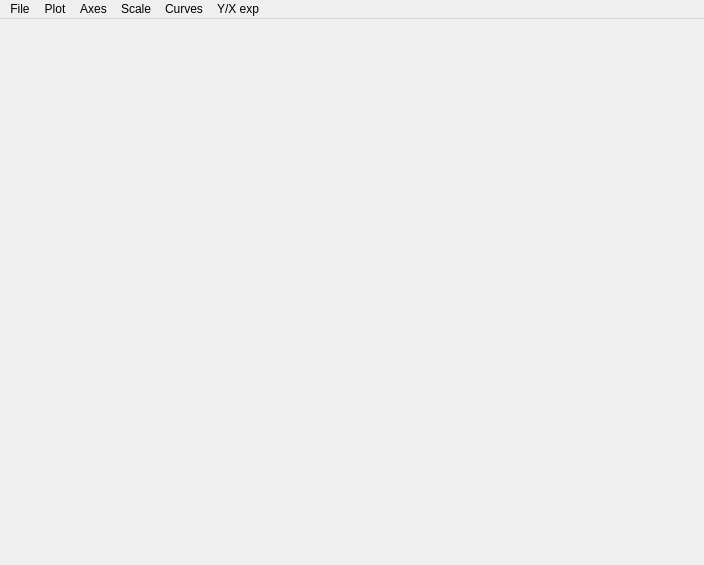
<?xml version="1.0" encoding="UTF-8"?>
<ui version="4.0">
 <class>MainWindow</class>
 <widget class="QMainWindow" name="MainWindow">
  <property name="geometry">
   <rect>
    <x>0</x>
    <y>0</y>
    <width>704</width>
    <height>565</height>
   </rect>
  </property>
  <property name="windowTitle">
   <string>MainWindow</string>
  </property>
  <widget class="QWidget" name="centralwidget">
   <property name="sizePolicy">
    <sizepolicy hsizetype="Expanding" vsizetype="Expanding">
     <horstretch>0</horstretch>
     <verstretch>0</verstretch>
    </sizepolicy>
   </property>
   <layout class="QGridLayout" name="gridLayout_2">
    <item row="0" column="0">
     <layout class="QVBoxLayout" name="verticalLayout">
      <property name="spacing">
       <number>0</number>
      </property>
      <item>
       <widget class="MatplotlibWidget" name="mplwidget" native="true"/>
      </item>
     </layout>
    </item>
   </layout>
  </widget>
  <widget class="QMenuBar" name="menubar">
   <property name="geometry">
    <rect>
     <x>0</x>
     <y>0</y>
     <width>704</width>
     <height>21</height>
    </rect>
   </property>
   <widget class="QMenu" name="menuFile">
    <property name="title">
     <string>File</string>
    </property>
    <addaction name="actionSave_As"/>
    <addaction name="separator"/>
    <addaction name="action_Close"/>
    <addaction name="separator"/>
   </widget>
   <widget class="QMenu" name="menuPlot">
    <property name="title">
     <string>Plot</string>
    </property>
    <widget class="QMenu" name="menuStyle">
     <property name="title">
      <string>Style</string>
     </property>
     <addaction name="actionClassic"/>
     <addaction name="actionSeaborn"/>
     <addaction name="actionWhite"/>
    </widget>
    <addaction name="actionGridON"/>
    <addaction name="actionLegend_ON"/>
    <addaction name="separator"/>
    <addaction name="actionSetTitle"/>
    <addaction name="actionX_label"/>
    <addaction name="actionY_label"/>
    <addaction name="separator"/>
    <addaction name="menuStyle"/>
   </widget>
   <widget class="QMenu" name="menuAxes">
    <property name="title">
     <string>Axes</string>
    </property>
   </widget>
   <widget class="QMenu" name="menuY_X_exp">
    <property name="title">
     <string>Y/X exp</string>
    </property>
   </widget>
   <widget class="QMenu" name="menuScale">
    <property name="title">
     <string>Scale</string>
    </property>
    <addaction name="actionAutoscaling"/>
    <addaction name="separator"/>
    <addaction name="actionSet_X_range"/>
    <addaction name="actionSet_Y_range"/>
    <addaction name="separator"/>
   </widget>
   <widget class="QMenu" name="menuCurves">
    <property name="title">
     <string>Curves</string>
    </property>
    <widget class="QMenu" name="menuLines">
     <property name="title">
      <string>Lines</string>
     </property>
     <addaction name="actionSet_Line_Width"/>
     <addaction name="separator"/>
    </widget>
    <widget class="QMenu" name="menuMarker">
     <property name="title">
      <string>Marker</string>
     </property>
     <addaction name="actionSet_marker_size"/>
     <addaction name="separator"/>
    </widget>
    <addaction name="menuLines"/>
    <addaction name="menuMarker"/>
    <addaction name="actionError_Bar"/>
    <addaction name="actionError_Shaded"/>
   </widget>
   <addaction name="menuFile"/>
   <addaction name="menuPlot"/>
   <addaction name="menuAxes"/>
   <addaction name="menuScale"/>
   <addaction name="menuCurves"/>
   <addaction name="menuY_X_exp"/>
  </widget>
  <action name="actionSave_As">
   <property name="text">
    <string>Save As</string>
   </property>
  </action>
  <action name="actionPage_Setup">
   <property name="text">
    <string>Page Setup</string>
   </property>
  </action>
  <action name="actionPrint">
   <property name="text">
    <string>Print Preview</string>
   </property>
  </action>
  <action name="actionPrint_Preview">
   <property name="text">
    <string>Print</string>
   </property>
  </action>
  <action name="action_Close">
   <property name="text">
    <string>Close</string>
   </property>
  </action>
  <action name="actionGridON">
   <property name="checkable">
    <bool>true</bool>
   </property>
   <property name="checked">
    <bool>true</bool>
   </property>
   <property name="text">
    <string>Grid ON</string>
   </property>
  </action>
  <action name="actionGridOFF">
   <property name="checkable">
    <bool>true</bool>
   </property>
   <property name="text">
    <string>OFF</string>
   </property>
  </action>
  <action name="actionAutoscale">
   <property name="checkable">
    <bool>true</bool>
   </property>
   <property name="checked">
    <bool>true</bool>
   </property>
   <property name="text">
    <string>Autoscale</string>
   </property>
  </action>
  <action name="actionXlin_ylin">
   <property name="checkable">
    <bool>true</bool>
   </property>
   <property name="text">
    <string>xlin - ylin</string>
   </property>
  </action>
  <action name="actionXlin_ylog">
   <property name="checkable">
    <bool>true</bool>
   </property>
   <property name="text">
    <string>xlin - ylog</string>
   </property>
  </action>
  <action name="actionXlog_ylin">
   <property name="checkable">
    <bool>true</bool>
   </property>
   <property name="text">
    <string>xlog - ylin</string>
   </property>
  </action>
  <action name="actionXlog_ylog">
   <property name="checkable">
    <bool>true</bool>
   </property>
   <property name="text">
    <string>xlog - ylog</string>
   </property>
  </action>
  <action name="actionAbout">
   <property name="enabled">
    <bool>false</bool>
   </property>
   <property name="text">
    <string>About</string>
   </property>
  </action>
  <action name="actionLegend_ON">
   <property name="checkable">
    <bool>true</bool>
   </property>
   <property name="checked">
    <bool>true</bool>
   </property>
   <property name="text">
    <string>Legend ON</string>
   </property>
  </action>
  <action name="actionLegend_OFF">
   <property name="checkable">
    <bool>true</bool>
   </property>
   <property name="text">
    <string>Legend OFF</string>
   </property>
  </action>
  <action name="actionTest">
   <property name="text">
    <string>test</string>
   </property>
  </action>
  <action name="actionTest_2">
   <property name="text">
    <string>Line</string>
   </property>
  </action>
  <action name="actionPoint">
   <property name="text">
    <string>Point</string>
   </property>
  </action>
  <action name="actionLine">
   <property name="text">
    <string>Line</string>
   </property>
  </action>
  <action name="actionPoint_Line">
   <property name="text">
    <string>Point+Line</string>
   </property>
  </action>
  <action name="actionCircle">
   <property name="text">
    <string>Circle</string>
   </property>
  </action>
  <action name="actionDiamond">
   <property name="text">
    <string>Diamond</string>
   </property>
  </action>
  <action name="actionCross">
   <property name="text">
    <string>Cross</string>
   </property>
  </action>
  <action name="actionPixel">
   <property name="text">
    <string>Square</string>
   </property>
  </action>
  <action name="actionDash_Line">
   <property name="text">
    <string>Dash Line</string>
   </property>
  </action>
  <action name="actionNo_Marker">
   <property name="checkable">
    <bool>true</bool>
   </property>
   <property name="checked">
    <bool>true</bool>
   </property>
   <property name="text">
    <string>No Marker</string>
   </property>
  </action>
  <action name="actionNo_Line">
   <property name="checkable">
    <bool>true</bool>
   </property>
   <property name="checked">
    <bool>true</bool>
   </property>
   <property name="text">
    <string>No Line</string>
   </property>
  </action>
  <action name="actionLine_3">
   <property name="text">
    <string>Solid</string>
   </property>
  </action>
  <action name="actionDash_Line_2">
   <property name="text">
    <string>Dashed</string>
   </property>
  </action>
  <action name="actionError_Bar">
   <property name="checkable">
    <bool>true</bool>
   </property>
   <property name="checked">
    <bool>true</bool>
   </property>
   <property name="text">
    <string>Error Bar</string>
   </property>
  </action>
  <action name="actionDash_dot">
   <property name="text">
    <string>Dash-dot</string>
   </property>
  </action>
  <action name="actionDotted">
   <property name="text">
    <string>Dotted</string>
   </property>
  </action>
  <action name="actionTitle">
   <property name="text">
    <string>Set Title</string>
   </property>
  </action>
  <action name="actionSet_x_text">
   <property name="text">
    <string>Set X label</string>
   </property>
  </action>
  <action name="actionSet_Y_label">
   <property name="text">
    <string>Set Y label</string>
   </property>
  </action>
  <action name="actionFigure_Options">
   <property name="text">
    <string>Figure Options</string>
   </property>
  </action>
  <action name="actionSet_Marker_size">
   <property name="text">
    <string>Set Marker size</string>
   </property>
  </action>
  <action name="actionWxcwxc">
   <property name="text">
    <string>wxcwxc</string>
   </property>
  </action>
  <action name="actionCopy_to_cliipboard">
   <property name="text">
    <string>Copy to cliipboard</string>
   </property>
  </action>
  <action name="actionTitle_and_axes_labels">
   <property name="text">
    <string>Title and axes labels</string>
   </property>
  </action>
  <action name="actionDsd">
   <property name="text">
    <string>dsd</string>
   </property>
  </action>
  <action name="actionQsd">
   <property name="text">
    <string>qsd</string>
   </property>
  </action>
  <action name="actionSet_marker_size">
   <property name="text">
    <string>Set marker size</string>
   </property>
  </action>
  <action name="actionAutoscaling">
   <property name="text">
    <string>Autoscale</string>
   </property>
  </action>
  <action name="actionSet_X_range">
   <property name="text">
    <string>Set X range</string>
   </property>
  </action>
  <action name="actionSet_Y_range">
   <property name="text">
    <string>Set Y range</string>
   </property>
  </action>
  <action name="actionFix_scale">
   <property name="checkable">
    <bool>true</bool>
   </property>
   <property name="text">
    <string>Fix scale</string>
   </property>
  </action>
  <action name="actionSetTitle">
   <property name="text">
    <string>Title</string>
   </property>
  </action>
  <action name="actionX_label">
   <property name="text">
    <string>X label</string>
   </property>
  </action>
  <action name="actionY_label">
   <property name="text">
    <string>Y label</string>
   </property>
  </action>
  <action name="actionSet_Line_Width">
   <property name="text">
    <string>Set Line Width</string>
   </property>
  </action>
  <action name="actionError_Shaded">
   <property name="checkable">
    <bool>true</bool>
   </property>
   <property name="text">
    <string>Error Shaded</string>
   </property>
  </action>
  <action name="actionClassic">
   <property name="text">
    <string>Classic</string>
   </property>
  </action>
  <action name="actionSeaborn">
   <property name="text">
    <string>Seaborn</string>
   </property>
  </action>
  <action name="actionWhite">
   <property name="text">
    <string>White</string>
   </property>
  </action>
 </widget>
 <customwidgets>
  <customwidget>
   <class>MatplotlibWidget</class>
   <extends>QWidget</extends>
   <header>matplotlibwidget</header>
  </customwidget>
 </customwidgets>
 <resources/>
 <connections>
  <connection>
   <sender>action_Close</sender>
   <signal>triggered()</signal>
   <receiver>MainWindow</receiver>
   <slot>close()</slot>
   <hints>
    <hint type="sourcelabel">
     <x>-1</x>
     <y>-1</y>
    </hint>
    <hint type="destinationlabel">
     <x>351</x>
     <y>266</y>
    </hint>
   </hints>
  </connection>
 </connections>
</ui>
